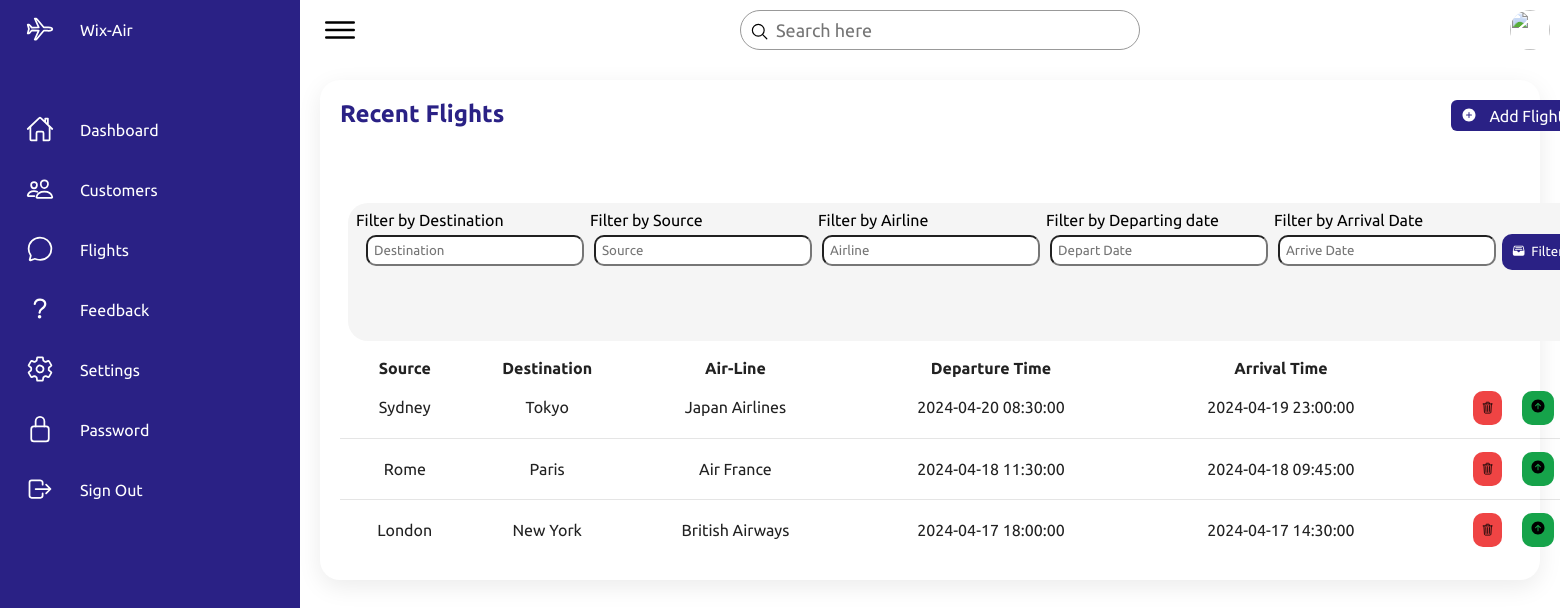
The app's page /Admin_pages/Admin/Flights/flight.php with its own data.
### tables this page shows
CREATE TABLE flights (
    flight_ID INTEGER PRIMARY KEY AUTO_INCREMENT,
                         arrival VARCHAR(50) NOT NULL,
                         arrival_time TIMESTAMP DEFAULT CURRENT_TIMESTAMP NOT NULL,
                         departure VARCHAR(40) NOT NULL,
                         departure_time TIMESTAMP DEFAULT CURRENT_TIMESTAMP NOT NULL,
                         duration TIME NOT NULL,
                         airline VARCHAR(30) NOT NULL,
                         business_seats VARCHAR(30) NOT NULL,
                         economy_seats VARCHAR(15) NOT NULL,
                         price VARCHAR(20) NOT NULL,
                         admin_id VARCHAR(10) NOT NULL
);

### Admin_pages/Admin/Flights/flight.php (the view, shortened to what this page needs)
<?php
require_once("../../../php/dbconnection.php");
?>
    <!DOCTYPE html>
    <html lang="en">
    <head>
        <link rel="stylesheet" href="flight.css">
    </head>
    <body>
    <div class="container">
        <div class="navigation">
            <ul>
                <li>
                    <a href="../Admin.php">
                        <span class="icon">
                            <ion-icon name="airplane-outline"></ion-icon>
                        </span>
                        <span class="title">Wix-Air</span>
                    </a>
                </li>
                <li>
                    <a href="../Admin.php">
                        <span class="icon">
                            <ion-icon name="home-outline"></ion-icon>
                        </span>
                        <span class="title">Dashboard</span>
                    </a>
                </li>
                <li>
                    <a href="../Customers/Customers.php">
                        <span class="icon">
                            <ion-icon name="people-outline"></ion-icon>
                        </span>
                        <span class="title">Customers</span>
                    </a>
                </li>
                <li>
                    <a href="../Flights/flight.php">
                        <span class="icon">
                            <ion-icon name="chatbubble-outline"></ion-icon>
                        </span>
                        <span class="title">Flights</span>
                    </a>
                </li>
                <li>
                    <a href="../feedback/feedback.php">
                        <span class="icon">
                            <ion-icon name="help-outline"></ion-icon>
                        </span>
                        <span class="title">Feedback</span>
                    </a>
                </li>
                <li>
                    <a href="../settings/settings.php">
                        <span class="icon">
                            <ion-icon name="settings-outline"></ion-icon>
                        </span>
                        <span class="title">Settings</span>
                    </a>
                </li>
                <li>
                    <a href="../password/password.php">
                        <span class="icon">
                            <ion-icon name="lock-closed-outline"></ion-icon>
                        </span>
                        <span class="title">Password</span>
                    </a>
                </li>
                <li>
                    <a href="../Signout/signout.php">
                        <span class="icon">
                            <ion-icon name="log-out-outline"></ion-icon>
                        </span>
                        <span class="title">Sign Out</span>
                    </a>
                </li>
            </ul>
        </div>
        <div class="main">
            <div class="topbar">
                <div class="toggle">
                    <ion-icon name="menu-outline"></ion-icon>
                </div>
                <div class="search">
                    <label>
                        <input type="text" placeholder="Search here">
                        <ion-icon name="search-outline"></ion-icon>
                    </label>
                </div>
                <div class="user">
                    <img src="assets/imgs/customer01.jpg" alt="">
                </div>
            </div>
            <div class="details">
                <div class="recentflights">
                    <div class="cardHeader">
                        <h2>Recent Flights</h2>
                        <a href="AddFlights/addflights.php" class="btn"><span id="plus_ico"><ion-icon name="add-circle"></ion-icon></span></span><span id="btn_text">Add Flights</span></span></a>
                    </div>
                    <div id="filter_tab_div">
                        <div>
                            <div class="input1">
                                <label>Filter by Destination</label>
                            </div>
                            <input id="Des" type="text" placeholder="Destination">
                        </div>
                        <div>
                            <div class="input">
                                <label>Filter by Source</label>
                            </div>
                            <input id="Des2" type="text" placeholder="Source">
                        </div>
                        <div>
                            <div class="input">
                                <label>Filter by Airline</label>
                            </div>
                            <input id="Des3" type="text" placeholder="Airline">
                        </div>
                        <div>
                            <div class="input">
                                <label>Filter by Departing date</label>
                            </div>
                            <input id="Des4" type="text" placeholder="Depart Date">
                        </div>
                        <div>
                            <div class="input">
                                <label>Filter by Arrival Date</label>
                            </div>
                            <input id="Des5"type="text" placeholder="Arrive Date">
                        </div>
                        <div>
                            <button id="fil_btn" onclick="filterTable()"><span><ion-icon name="file-tray-full"></ion-icon></span><span>Filter</span></button>
                        </div>
                    </div>
                    <?php
                    $sql = "SELECT * FROM `flights` ORDER BY `departure_time` DESC ";
                    $result = mysqli_query($conn, $sql);
                    echo '<table id="Flighttable">
                    <thead>
                    <tr>
                        <th>Source</th>
                        <th>Destination</th>
                        <th>Air-Line</th>
                        <th>Departure Time</th>
                        <th>Arrival Time</th>
                    </tr>
                    </thead>
                    <tbody>';
                    while ($row = mysqli_fetch_assoc($result)) {
                        echo '<tr>
                        <td>' . $row['departure'] . '</td>
                        <td>' . $row['arrival'] . '</td>
                        <td>' . $row['airline'] . '</td>
                        <td>' . $row['departure_time'] . '</td>
                        <td>' . $row['arrival_time'] . '</td>
                        <td><span id="del"><button id="row_btn" onclick=deleteflight('.$row['flight_ID'].')><ion-icon style="color:black" name="trash-outline"></button></ion-icon></span><span id="upd"><ion-icon style="color:black" name="arrow-up-circle"></ion-icon></span></td>
                    </tr>';
                    }
                    echo '</tbody></table>';
                    ?>
                </div>
            </div>
        </div>
    </div>
    </body>
    </html>

### Admin_pages/Admin/Flights/flight.css (style rules this page uses)
* { font-family: "Ubuntu", sans-serif; margin: 0; padding: 0; box-sizing: border-box; }
:root { --blue: #2a2185; --white: #fff; --gray: #f5f5f5; --black1: #222; --black2: #999; --blue2:#38bdf8; --hover:#2563eb; --red:#ef4444; --green:#16a34a; --shadered:#fca5a5; --shadegreen:#86efac; }
body { min-height: 100vh; overflow-x: hidden; }
.container { position: relative; width: 100%; }
.navigation { position: fixed; width: 300px; height: 100%; background: var(--blue); border-left: 10px solid var(--blue); transition: 0.5s; overflow: hidden; }
.navigation ul { position: absolute; top: 0; left: 0; width: 100%; }
.navigation ul li { position: relative; width: 100%; list-style: none; border-top-left-radius: 30px; border-bottom-left-radius: 30px; }
.navigation ul li:nth-child(1) { margin-bottom: 40px; pointer-events: none; }
.navigation ul li a { position: relative; display: block; width: 100%; display: flex; text-decoration: none; color: var(--white); }
.navigation ul li a .icon { position: relative; display: block; min-width: 60px; height: 60px; line-height: 75px; text-align: center; }
.navigation ul li a .icon ion-icon { font-size: 1.75rem; }
.navigation ul li a .title { position: relative; display: block; padding: 0 10px; height: 60px; line-height: 60px; text-align: start; white-space: nowrap; }
.main { position: absolute; width: calc(100% - 300px); left: 300px; min-height: 100vh; background: var(--white); transition: 0.5s; }
.topbar { width: 100%; height: 60px; display: flex; justify-content: space-between; align-items: center; padding: 0 10px; }
.toggle { position: relative; width: 60px; height: 60px; display: flex; justify-content: center; align-items: center; font-size: 2.5rem; cursor: pointer; }
.search { position: relative; width: 400px; margin: 0 10px; }
.search label { position: relative; width: 100%; }
.search label input { width: 100%; height: 40px; border-radius: 40px; padding: 5px 20px; padding-left: 35px; font-size: 18px; outline: none; border: 1px solid var(--black2); }
.search label ion-icon { position: absolute; top: 0; left: 10px; font-size: 1.2rem; }
.user { position: relative; width: 40px; height: 40px; border-radius: 50%; overflow: hidden; cursor: pointer; }
.user img { position: absolute; top: 0; left: 0; width: 100%; height: 100%; object-fit: cover; }
.details { position: relative; width: 100%; padding: 20px; display: inline-block; grid-template-columns: 2fr 1fr; grid-gap: 30px; }
.details .recentflights { position: relative; display: grid; min-height: 500px; background: var(--white); padding: 20px; box-shadow: 0 7px 25px rgba(0, 0, 0, 0.08); border-radius: 20px; }
.details .cardHeader { display: flex; justify-content: space-between; align-items: flex-start; }
.cardHeader h2 { font-weight: 600; color: var(--blue); }
.cardHeader .btn { margin-right: 20px; text-align: center; position: relative; padding: 5px 10px; background: var(--blue); text-decoration: none; color: var(--white); border-radius: 6px; display: flex; align-items: center; }
#plus_ico { margin-top: 2px; margin-right: 12px; }
#fil_btn span { margin-right:6px; }
#fil_btn { display: flex; flex-direction: row; padding:10px; margin-top:23px; margin-left:6px; margin-right:6px; border-radius: 10px; background-color: var(--blue); color:var(--white); border:none; outline:none; }
.details table { width: 100%; border-collapse: collapse; margin-top: 10px; }
.details .recentflights table tr { color: var(--black1); border-bottom: 1px solid rgba(0, 0, 0, 0.1); }
.details .recentflights table tr:last-child { border-bottom: none; }
.details .recentflights table tr td { padding: 10px; }
.details .recentflights table tr td:last-child { text-align: center; }
.recentflights table tr td { text-align: center; }
.details .recentflights table tr td:nth-child(2) { text-align: center; }
.details .recentflights table tr td:nth-child(3) { text-align: center; }
#del { background-color: var(--red); padding:8px; border-radius: 10px; margin-right:20px; }
#row_btn { background-color: transparent; border:none; }
#upd { background-color: var(--green); padding:8px; border-radius: 10px; }
#filter_tab_div { display: flex; background-color: var(--gray); margin:8px; padding:8px; border-radius: 20px; }
#filter_tab_div input { margin-left: 10px; margin-top:6px; padding:6px; border-radius: 10px; }
.input { margin-left:6px; }

### records on screen
flights: departure "Sydney", arrival "Tokyo", airline "Japan Airlines", departure_time "2024-04-20 08:30:00", arrival_time "2024-04-19 23:00:00"
flights: departure "Rome", arrival "Paris", airline "Air France", departure_time "2024-04-18 11:30:00", arrival_time "2024-04-18 09:45:00"
flights: departure "London", arrival "New York", airline "British Airways", departure_time "2024-04-17 18:00:00", arrival_time "2024-04-17 14:30:00"
